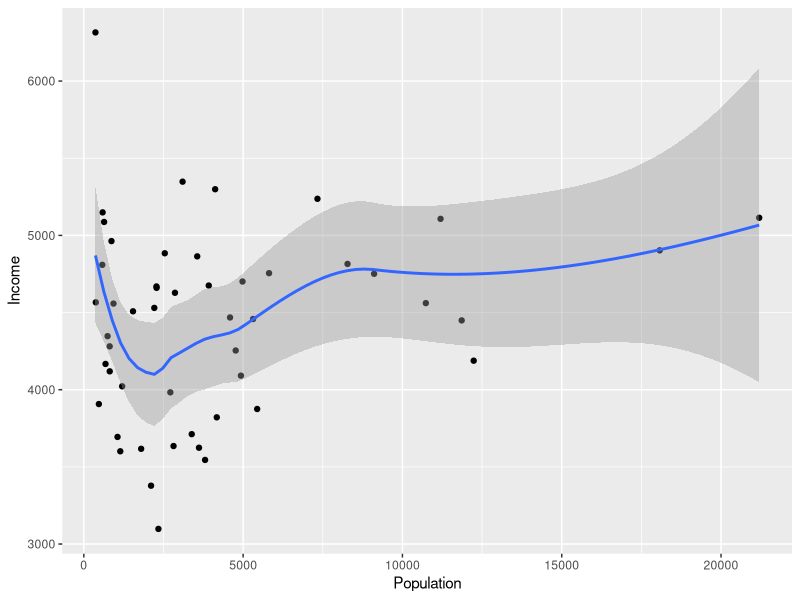
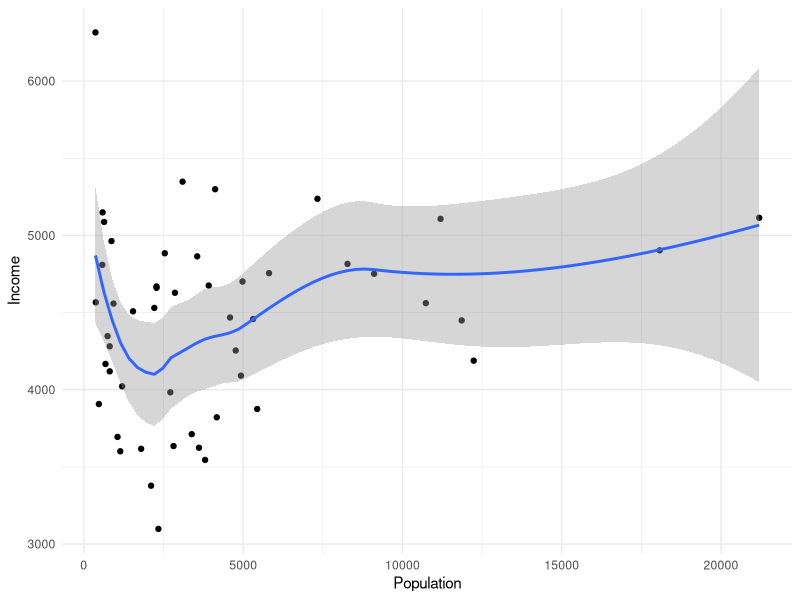
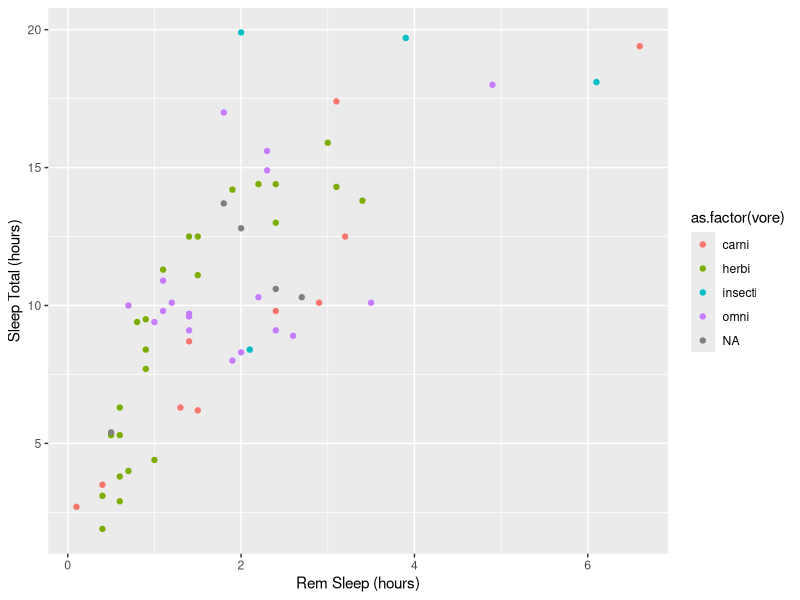
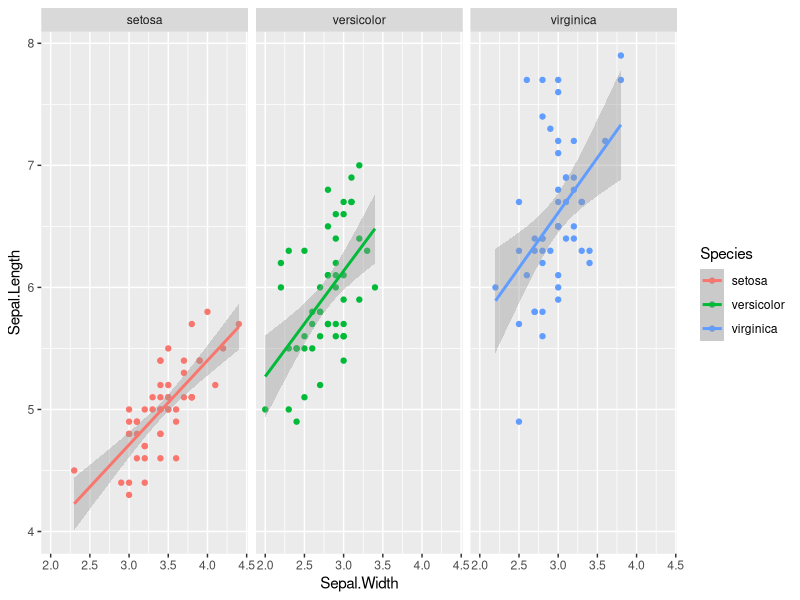
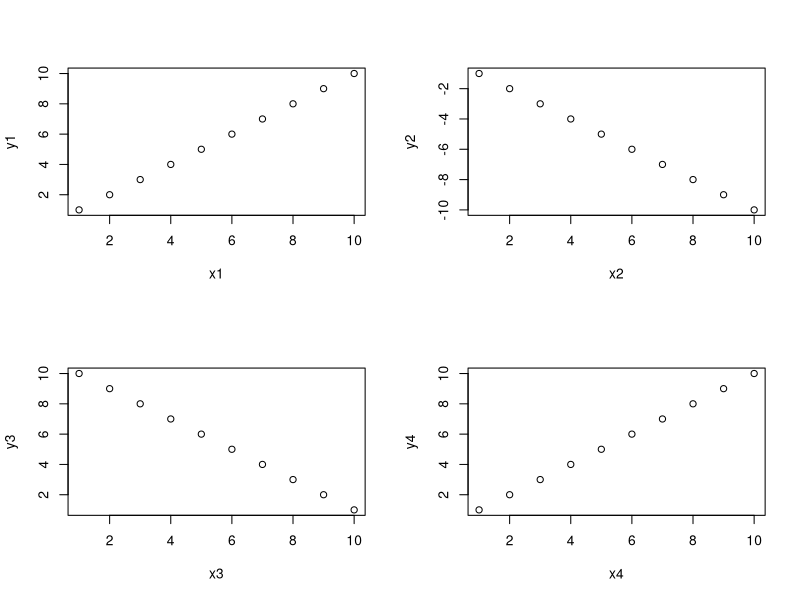

The R source for these figures, in order:
## Day 2 Lesson

########################
##### 2.1 Plotting #####
########################
library(ggplot2)
library(tidyverse)
# useful commands: plot, points, lines, abline, hist, barplot, boxplot
# useful arguments within plot(): main, xlab, ylab, col, pch, cex

## Load msleep dataset from ggplot2 package
#install.packages("ggplot2") #should have installed from yesterday
data(msleep) #this only works if the package ggplot2 is installed as above

## Scatterplots
# plot() -- to make a scatterplot
# plot sleep_total by bodywt (bodyweight)



# or plot response variable as a function "~" of the predictor variable



## Arguments within plotting functions
# "col" argument changes color
# "pch" argument changes point character
# "cex" argument changes size
# "type" argument changes type ("l" = line, "p" = points, "b" = both)
# "lty" argument changes line type
# "bty" changes the border around the plot
# Adding labels to axes and title using "xlab", "ylab", and "main" arguments

# Let's remake the total_sleep against sleep_rem plot and add-in some modifiers
# Choose a pch and make the color blue and give it a bottom+left border




# identify() to identify on specific points






# ablines() adds straight line to existing plot




# legend() to add legend to plot

#more practice plotting
#start by defining points by whether they are greater than sleep_total 16 and storing
#first make a empty column named colors within the msleep dataframe



#store the colors "red" or "black" in the color column for the rows that satisfy the following criteria.


## Histograms
#let's make a histogram of sleep_total and fill it with the color palette rainbow() which needs to know how many colors to use


#let's make a boxplot of sleep_total and order making each one a different color 
#how would you find out how many unique orders are in msleep?

#in plot()



#or boxplot




#Exercise 2.1

#########################
##### 2.2 ggplot #####
#########################

## 2.2 plotting with ggplot2 

# In ggplot the syntax is structured differently than base R plotting. 
#One thing that remains the same and is even more noticible in ggplot is the iterative process of building a plot, one aspect at a time. 

# Let's demonstrate what ggplot can do with the states data set

#load in the data
data(state)
states = as.data.frame(state.x77) # convert data to a familiar format - data frame
str(states) # let's take a look at the dataframe

#make an initial ggplot

#add some axes with the aes() function

states %>% 
  ggplot(aes(x=Population, y = Income))+
  geom_point()+
  geom_smooth(methon="lm")
#lets make a scatterplot of population and income
#we specify which axes we want to be x and y with aes()
#we'll then use geom_point to tell it to make a scatterplot using the data we specified in the first command





#There are many types of plots in ggplot that can be called with `geom_` 
#including `geom_line`, `geom_boxplot` `geom_bar` and many others!
  
#Let's add a line to our plot that of best fit for Population ~ Income. 
#Each time we add something to our plot we use the `+` sign. 
#We'll use `geom_smooth()` to draw a line with the method for `lm` which stands for linear model.





# As you can already see ggplot works with many more parameters drawn in default than plotting in base R. 
# Many of these options can easily be changed with the `theme_` functions. 

states %>% 
  ggplot(aes(x=Population, y = Income))+
  geom_point()+
  geom_smooth(methon="lm")+
  theme_minimal()

# Let's change to a minimal theme which removes the gray backgroun in the back of the plot. Play around with the other themes to see what they change.







# Let's use the `msleep` data set to explore what ggplot can do with character vectors. 
# Make a plot of total sleep against REM sleep and then group by vore.

data("msleep")

msleep %>% 
  ggplot(aes(y=sleep_total, x=sleep_rem, group_by(as.factor(vore)), color=as.factor(vore)))+
           geom_point()+
  labs(y="Sleep Total (hours)", x="Rem Sleep (hours)")
# because our vore vector is a character vector we must convert it to a factor before we can use it to group or color



# That looks fine, but we may want to add axis labels and change the legend. The code below does just that and changes the theme.



# as we add things to the plot the line can get really long, you can hit enter after the plus sign to start a new line








# Our plot at this point is getting very clunky. You can assign what we have so far to an object and continue to add parameters without having to copy and paste the whole plot. 

#assign to an object g


# One final example to share. I use ggplot often with data sets that have multiple character vectors and I want to see how they relate to my continuous variables. 
# For example in the iris dataframe we may be interested in looking at the relationship between Sepal.Length and Sepal.Width for each species. 
# You can look at all of these together with `facet_wrap` or `facet_grid`. 

#plot sepal.length against sepal.width and group by species. Use facet grid for species

ggplot(iris, aes(y=Sepal.Length, x=Sepal.Width, group=Species, color=Species))+
  geom_point()+
  facet_wrap(~Species)+
  geom_smooth(method="lm")


# Finally in ggplot we may be interested in seeing the mean values plotted with error bars for several groups. 
# You can use the function `stat_summary` to find the mean and error around that mean for the given grouping.

# Here's a plot looking at the mean chickweight by time grouped by diet.

#load the data
#data("ChickWeight")






# We'll pick up here on Thursday!

#########################
##### 2.3 apply family #####
#########################
# useful commands: function(), is.na, which, var, length, for(){ }, 
# points, print, paste, plot, unique, sample

#### for loops --------------------

# in many languages, the best way to repeat a calculation is to use a for-loop:
# e.g. square each number 1 to 10
squares = rep(NA, 10) # use rep to create a vector length 10 of NAs to store the result
for (i in 1:10) { # for loop
  squares[i] = i^2
}
squares

### a natural alternative to for-loops in R is using the 'apply' family
### while for-loops apply a function to one item at a time and then go on to the next one, 
### "apply" applies functions to every item at once

### sapply - "simplifying" apply (you want a vector back) ----------------------
?sapply 
# syntax: sapply(X = object_to_repeat_over, FUN = function_to_repeat)

# simple example of sapply over a vector
 # we can use an in-line function definition


# in R, we can also just use short-hand for simple vector calculations:
pi*(1:10)^2

# but unlike the short-hand, sapply can also iterate over elements in a list
listy = list(a = TRUE, b = c("a", "b", "c"), c = 10:100)
str(listy) # look at the structure of 'listy'
length(listy) # look at the length of 'listy'

# use sapply to return a vector for length of each object within the list


# you can also use sapply to create plots!
# e.g. use sapply to plot these 4 dataframes at once:
df1 = data.frame(x1 = 1:10, y1 = 1:10)
df2 = data.frame(x2 = 1:10, y2 = -1:-10)
df3 = data.frame(x3 = 1:10, y3 = 10:1)
df4 = data.frame(x4 = 1:10, y4 = 1:10)

my_list = list(df1, df2, df3, df4) # put 4 data frames together in a list

par(mfrow = c(2,2)) # set up frame for 4 plots
sapply(my_list, plot) # plot my_list with sapply


### Exercise 2.3 apply family


### apply family - applies a function in a repetitive way ----------------------

# build some example data
m = data.frame(x = rnorm(50), y = rnorm(50), z = rnorm(50)) # rnorm generates random #s from the normal distribution

str(m)


### apply ----------------------------------------------------------------------

?apply
# example syntax
# apply(X = over this object, 
# MARGIN 1 for rows or 2 for columns, 
# FUN = apply this function)

apply(m, MARGIN = 2, mean) # apply: 2 (in second argument) indicates columns 

colMeans(m) # built-in function colMeans does the same thing

# we can do the same things across all rows
apply(m, MARGIN = 1, sum) == rowSums(m) # the argument MARGIN = 1 refers to rows 

# we can also pass specific in-line defined functions to apply

# how many elements in each column are negative numbers?
apply(m, 2, function(x)  length(x[x < 0]))

# find the mean of the non-negative numbers in each column
apply(m, 2, function(x)  mean(x[x >= 0]))


### lapply -- "list" apply -----------------------------------------------------
# returns a list while sapply -- "simple" apply -- returns a vector
lapply(1:10, function(x)  x^2) # lapply returns list
sapply(1:10, function(x)  x^2, simplify = FALSE) # same as an lapply
sapply(1:10, function(x)  x^2) # default is simplify = TRUE which retuns a vector


### tapply - "per Type" apply --------------------------------------------------

# load state data
?state
data(state)

states = as.data.frame(state.x77) # convert data to a familiar format - data frame
str(states) # let's take a look at the dataframe

# example syntax --- tapply(variable of interest, grouping variable, function)

# for each US region in our dataset, finds the mean of Frost for states in that region
tapply(states$Frost, state.region, mean) # state.region contains the region information for each state

# you can nest apply statements! Let's find the region average for all the variables in the states dataset
apply(states,
      2, # apply over columns of my_states
      function(x) tapply(x, state.region, mean)) # each column = variable of interest for tapply

### Exercise 3.2 apply and tapply

